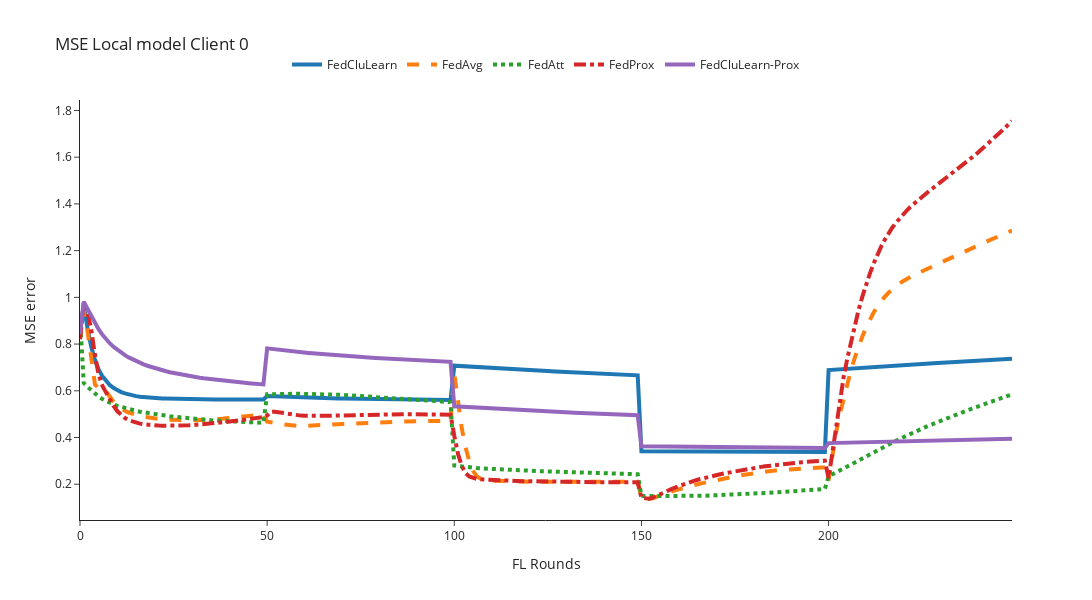
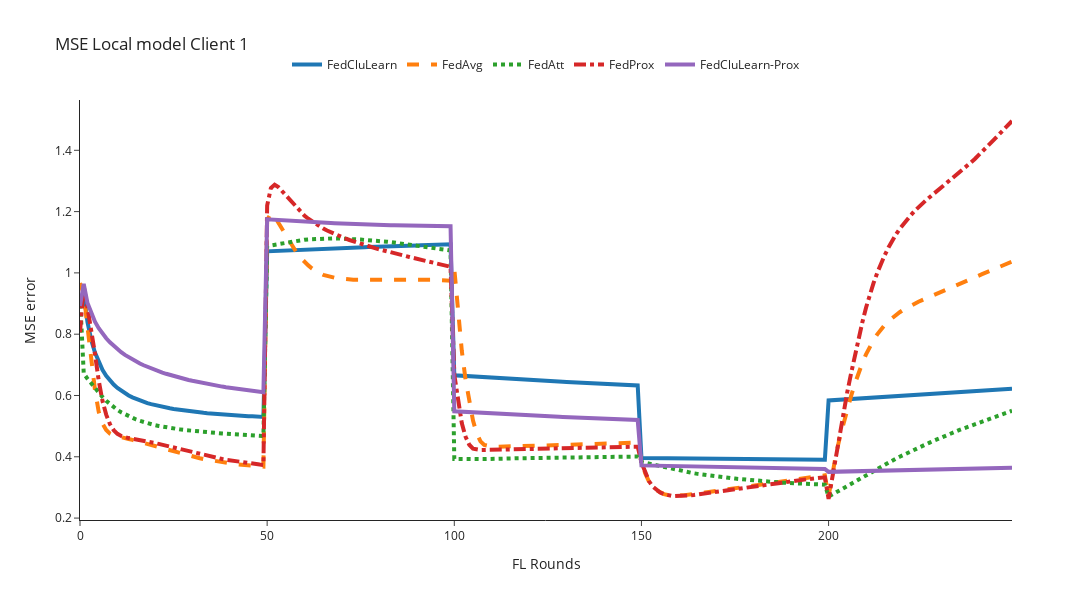
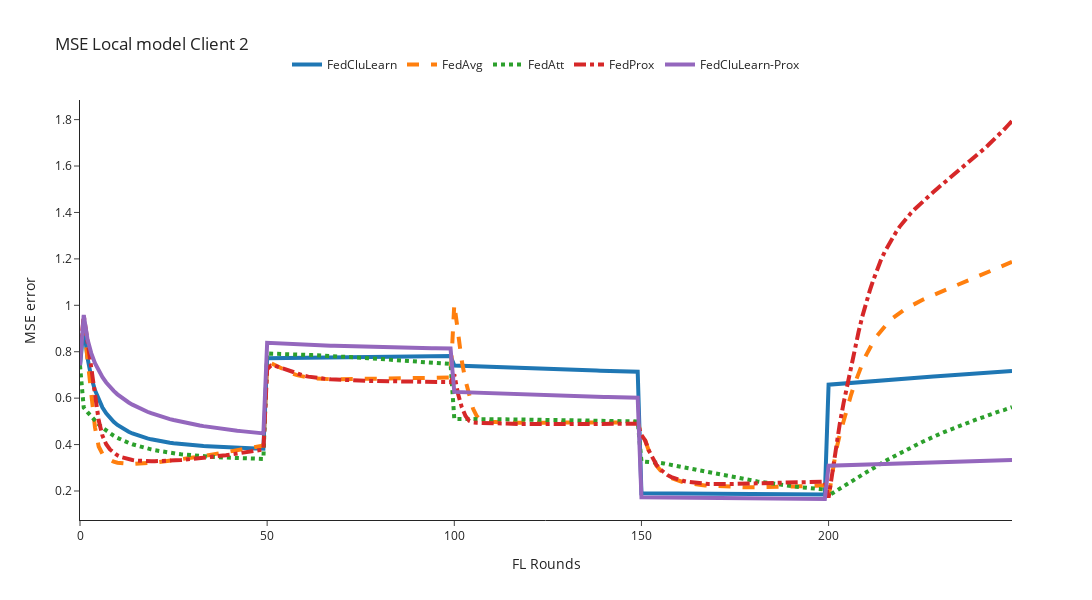

The notebook cell saved with these charts, in order:
### Code cell
for client_id in [0,1,2]:
    n_rounds, y = preprocessing_results(filenames=local_filenames, client_id=client_id, mse_column='mse')
    plot_plotly(n_rounds, y, title=f'MSE Local model Client {client_id}', y_axis_title='MSE error')

### Figure 1 — Plotly figure (JSON) as saved in the notebook; plotly's stock layout.template omitted (floating-point values rounded to 4 significant figures; data arrays with more than 128 entries replaced by an {"elided": "..."} marker saying what was removed)
{"data": [{"line": {"dash": "solid", "width": 4}, "mode": "lines", "name": "FedCluLearn", "type": "scatter", "x": {"elided": "251 int values"}, "y": {"elided": "250 float values"}}, {"line": {"dash": "dash", "width": 4}, "mode": "lines", "name": "FedAvg", "type": "scatter", "x": {"elided": "251 int values"}, "y": {"elided": "250 float values"}}, {"line": {"dash": "dot", "width": 4}, "mode": "lines", "name": "FedAtt", "type": "scatter", "x": {"elided": "251 int values"}, "y": {"elided": "250 float values"}}, {"line": {"dash": "dashdot", "width": 4}, "mode": "lines", "name": "FedProx", "type": "scatter", "x": {"elided": "251 int values"}, "y": {"elided": "250 float values"}}, {"line": {"dash": "solid", "width": 4}, "mode": "lines", "name": "FedCluLearn-Prox", "type": "scatter", "x": {"elided": "251 int values"}, "y": {"elided": "250 float values"}}], "layout": {"height": 600, "legend": {"orientation": "h", "x": 0.5, "xanchor": "center", "y": 1.05, "yanchor": "bottom"}, "title": {"text": "MSE Local model Client 0"}, "width": 1200, "xaxis": {"autorange": true, "range": [0, 249], "title": {"text": "FL Rounds"}, "type": "linear"}, "yaxis": {"autorange": true, "range": [0.04686, 1.845], "title": {"text": "MSE error"}, "type": "linear"}}}

### Figure 2 — Plotly figure (JSON) as saved in the notebook; plotly's stock layout.template omitted (floating-point values rounded to 4 significant figures; data arrays with more than 128 entries replaced by an {"elided": "..."} marker saying what was removed)
{"data": [{"line": {"dash": "solid", "width": 4}, "mode": "lines", "name": "FedCluLearn", "type": "scatter", "x": {"elided": "251 int values"}, "y": {"elided": "250 float values"}}, {"line": {"dash": "dash", "width": 4}, "mode": "lines", "name": "FedAvg", "type": "scatter", "x": {"elided": "251 int values"}, "y": {"elided": "250 float values"}}, {"line": {"dash": "dot", "width": 4}, "mode": "lines", "name": "FedAtt", "type": "scatter", "x": {"elided": "251 int values"}, "y": {"elided": "250 float values"}}, {"line": {"dash": "dashdot", "width": 4}, "mode": "lines", "name": "FedProx", "type": "scatter", "x": {"elided": "251 int values"}, "y": {"elided": "250 float values"}}, {"line": {"dash": "solid", "width": 4}, "mode": "lines", "name": "FedCluLearn-Prox", "type": "scatter", "x": {"elided": "251 int values"}, "y": {"elided": "250 float values"}}], "layout": {"height": 600, "legend": {"orientation": "h", "x": 0.5, "xanchor": "center", "y": 1.05, "yanchor": "bottom"}, "title": {"text": "MSE Local model Client 1"}, "width": 1200, "xaxis": {"autorange": true, "range": [0, 249], "title": {"text": "FL Rounds"}, "type": "linear"}, "yaxis": {"autorange": true, "range": [0.1937, 1.564], "title": {"text": "MSE error"}, "type": "linear"}}}

### Figure 3 — Plotly figure (JSON) as saved in the notebook; plotly's stock layout.template omitted (floating-point values rounded to 4 significant figures; data arrays with more than 128 entries replaced by an {"elided": "..."} marker saying what was removed)
{"data": [{"line": {"dash": "solid", "width": 4}, "mode": "lines", "name": "FedCluLearn", "type": "scatter", "x": {"elided": "251 int values"}, "y": {"elided": "250 float values"}}, {"line": {"dash": "dash", "width": 4}, "mode": "lines", "name": "FedAvg", "type": "scatter", "x": {"elided": "251 int values"}, "y": {"elided": "250 float values"}}, {"line": {"dash": "dot", "width": 4}, "mode": "lines", "name": "FedAtt", "type": "scatter", "x": {"elided": "251 int values"}, "y": {"elided": "250 float values"}}, {"line": {"dash": "dashdot", "width": 4}, "mode": "lines", "name": "FedProx", "type": "scatter", "x": {"elided": "251 int values"}, "y": {"elided": "250 float values"}}, {"line": {"dash": "solid", "width": 4}, "mode": "lines", "name": "FedCluLearn-Prox", "type": "scatter", "x": {"elided": "251 int values"}, "y": {"elided": "250 float values"}}], "layout": {"height": 600, "legend": {"orientation": "h", "x": 0.5, "xanchor": "center", "y": 1.05, "yanchor": "bottom"}, "title": {"text": "MSE Local model Client 2"}, "width": 1200, "xaxis": {"autorange": true, "range": [0, 249], "title": {"text": "FL Rounds"}, "type": "linear"}, "yaxis": {"autorange": true, "range": [0.07503, 1.884], "title": {"text": "MSE error"}, "type": "linear"}}}
